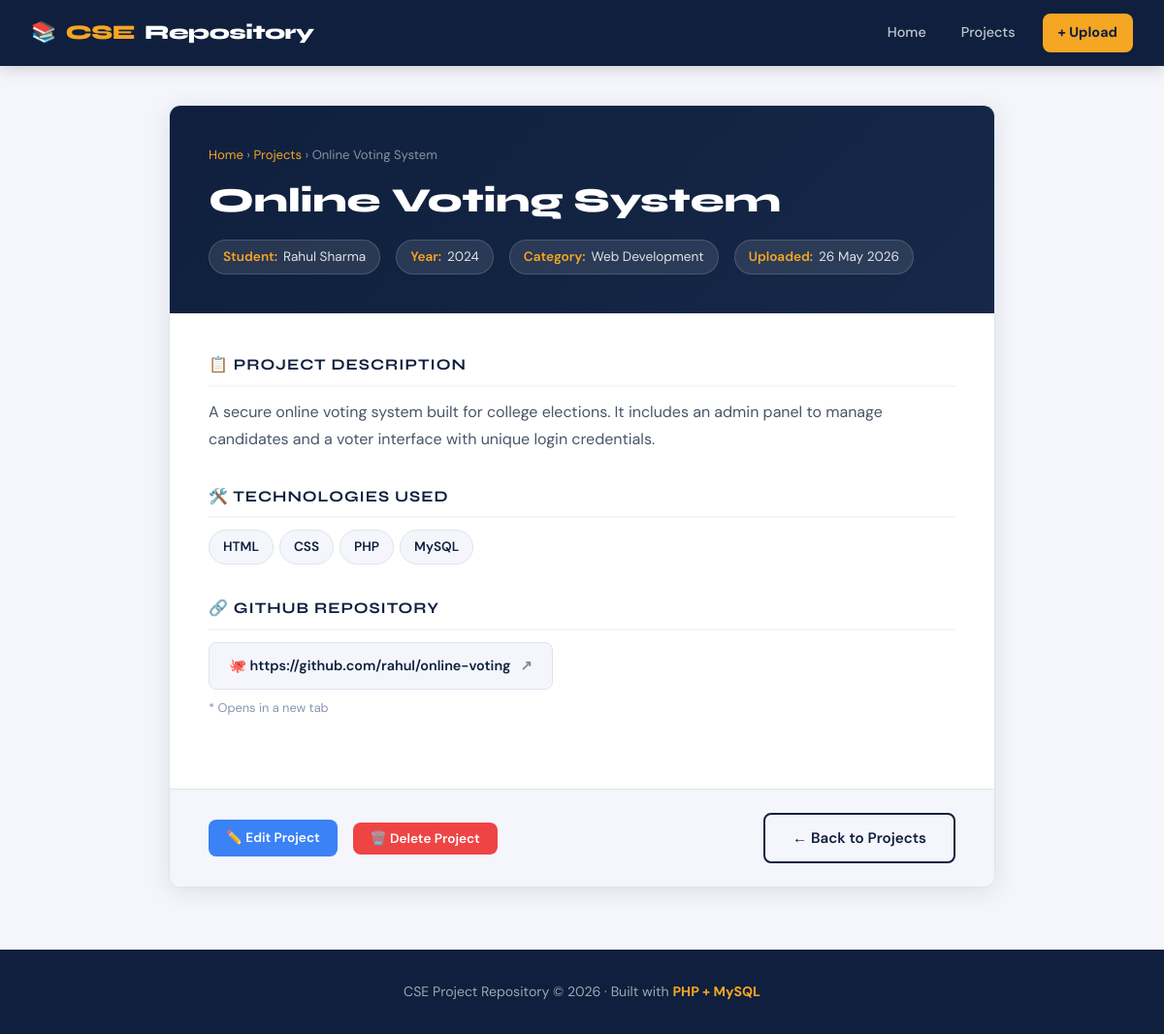
/project-detail.php?id=1, run on the app's committed database.
### tables this page shows
CREATE TABLE IF NOT EXISTS projects (
    id          INT AUTO_INCREMENT PRIMARY KEY,    
    title       VARCHAR(255)  NOT NULL,            
    student_name VARCHAR(100) NOT NULL,            
    year        INT           NOT NULL,            
    category    VARCHAR(100)  NOT NULL,            
    technology  VARCHAR(255)  NOT NULL,            
    description TEXT          NOT NULL,            
    github_link VARCHAR(255)  DEFAULT '',          
    created_at  TIMESTAMP     DEFAULT CURRENT_TIMESTAMP   
);

### project-detail.php (the view, shortened to what this page needs)
<?php
include 'db.php';
$id = (int)$_GET['id'];
$query = "SELECT * FROM projects WHERE id = $id";
$result = mysqli_query($conn, $query);
$project = mysqli_fetch_assoc($result);
?>
<!DOCTYPE html>
<html lang="en">
<head>
    <link rel="stylesheet" href="style.css">
</head>
<body>
<nav>
    <div class="nav-brand">📚 <span>CSE</span> Repository</div>
    <div class="nav-links">
        <a href="index.php">Home</a>
        <a href="projects.php">Projects</a>
        <a href="upload.php" class="btn-upload">+ Upload</a>
    </div>
</nav>
<div class="detail-wrapper">
    <div class="detail-card">
        <div class="detail-header">
            <div class="breadcrumb">
                <a href="index.php">Home</a> &rsaquo;
                <a href="projects.php">Projects</a> &rsaquo;
                <?php echo htmlspecialchars($project['title']); ?>
            </div>
            <h1><?php echo htmlspecialchars($project['title']); ?></h1>
            <div class="detail-meta">
                <div class="meta-chip">
                    <span class="label">Student:</span>
                    <?php echo htmlspecialchars($project['student_name']); ?>
                </div>
                <div class="meta-chip">
                    <span class="label">Year:</span>
                    <?php echo $project['year']; ?>
                </div>
                <div class="meta-chip">
                    <span class="label">Category:</span>
                    <?php echo htmlspecialchars($project['category']); ?>
                </div>
                <div class="meta-chip">
                    <span class="label">Uploaded:</span>
                    <?php echo date('d M Y', strtotime($project['created_at'])); ?>
                </div>
            </div>
        </div>
        <div class="detail-body">
            <div class="detail-section">
                <h3>📋 Project Description</h3>
                <p><?php echo nl2br(htmlspecialchars($project['description'])); ?></p>
            </div>
            <div class="detail-section">
                <h3>🛠️ Technologies Used</h3>
                <div class="card-tech" style="margin-top: 0.5rem;">
                    <?php
                    $techs = explode(',', $project['technology']);
                    foreach ($techs as $tech):
                        $tech = trim($tech);
                        if ($tech !== ''):
                    ?>
                        <span class="tech-tag" style="font-size:0.85rem; padding: 6px 14px;">
                            <?php echo htmlspecialchars($tech); ?>
                        </span>
                    <?php
                        endif;
                    endforeach;
                    ?>
                </div>
            </div>
            <?php if (!empty($project['github_link'])): ?>
            <div class="detail-section">
                <h3>🔗 GitHub Repository</h3>
                <a href="<?php echo htmlspecialchars($project['github_link']); ?>"
                   target="_blank"
                   class="github-link-box">
                    🐙 <?php echo htmlspecialchars($project['github_link']); ?>
                    <span style="margin-left:auto; opacity:0.5;">↗</span>
                </a>
                <p style="font-size:0.8rem; color: var(--text-light); margin-top:8px;">
                    * Opens in a new tab
                </p>
            </div>
            <?php endif; ?>
        </div>
        <div class="detail-actions">
            <a href="edit-project.php?id=<?php echo $project['id']; ?>" class="btn btn-edit">
                ✏️ Edit Project
            </a>
            <form method="POST" action="delete-project.php" style="display:inline;"
                  onsubmit="return confirmDelete('<?php echo addslashes(htmlspecialchars($project['title'])); ?>')">
                <button type="submit" class="btn btn-delete">🗑️ Delete Project</button>
            </form>
            <a href="projects.php" class="btn btn-outline" style="margin-left: auto;">
                ← Back to Projects
            </a>
        </div>
    </div>
</div>
<footer>
    <p>CSE Project Repository &copy; <?php echo date('Y'); ?> · Built with <strong>PHP + MySQL</strong></p>
</footer>
</body>
</html>

### style.css (style rules this page uses)
:root { --navy: #0f1f3d; --navy-light: #162848; --amber: #f5a623; --amber-dark: #d4891a; --white: #ffffff; --off-white: #f4f6fb; --text-dark: #1a2540; --text-mid: #4a5568; --text-light: #8896b0; --border: #dde3f0; --success: #22c55e; --error: #ef4444; --card-shadow: 0 4px 24px rgba(15,31,61,0.10); --radius: 12px; --transition: all 0.25s ease; }
*, *::before, *::after { box-sizing: border-box; margin: 0; padding: 0; }
html { scroll-behavior: smooth; }
body { font-family: 'DM Sans', sans-serif; background-color: var(--off-white); color: var(--text-dark); line-height: 1.6; min-height: 100vh; }
a { text-decoration: none; color: inherit; }
nav { background: var(--navy); padding: 0 2rem; display: flex; align-items: center; justify-content: space-between; height: 68px; position: sticky; top: 0; z-index: 1000; box-shadow: 0 2px 16px rgba(0,0,0,0.18); }
.nav-brand { font-family: 'Syne', sans-serif; font-size: 1.3rem; font-weight: 800; color: var(--white); letter-spacing: -0.5px; display: flex; align-items: center; gap: 10px; }
.nav-brand span { color: var(--amber); }
.nav-links { display: flex; gap: 0.25rem; align-items: center; }
.nav-links a { color: rgba(255,255,255,0.75); font-size: 0.9rem; font-weight: 500; padding: 8px 16px; border-radius: 8px; transition: var(--transition); }
.nav-links .btn-upload { background: var(--amber); color: var(--navy); font-weight: 700; margin-left: 8px; }
.btn { display: inline-flex; align-items: center; gap: 8px; padding: 12px 28px; border-radius: 8px; font-family: 'DM Sans', sans-serif; font-size: 0.95rem; font-weight: 600; cursor: pointer; border: none; transition: var(--transition); text-decoration: none; }
.btn-outline { background: transparent; color: var(--navy); border: 2px solid var(--navy); }
.btn-edit { background: #3b82f6; color: white; padding: 8px 18px; font-size: 0.85rem; }
.btn-delete { background: #ef4444; color: white; padding: 8px 18px; font-size: 0.85rem; }
.card-tech { margin-top: 1rem; display: flex; flex-wrap: wrap; gap: 6px; }
.tech-tag { font-size: 0.72rem; font-weight: 600; background: var(--off-white); color: var(--navy); border: 1px solid var(--border); padding: 3px 10px; border-radius: 100px; }
.detail-wrapper { max-width: 900px; margin: 2.5rem auto; padding: 0 1.5rem; }
.detail-card { background: var(--white); border-radius: var(--radius); border: 1px solid var(--border); box-shadow: var(--card-shadow); overflow: hidden; }
.detail-header { background: linear-gradient(135deg, var(--navy), var(--navy-light)); padding: 2.5rem; color: var(--white); }
.detail-header .breadcrumb { font-size: 0.82rem; color: rgba(255,255,255,0.5); margin-bottom: 1rem; }
.detail-header .breadcrumb a { color: var(--amber); }
.detail-header h1 { font-family: 'Syne', sans-serif; font-size: clamp(1.4rem, 3vw, 2.2rem); font-weight: 800; line-height: 1.2; margin-bottom: 1rem; }
.detail-meta { display: flex; flex-wrap: wrap; gap: 1rem; margin-top: 1.2rem; }
.meta-chip { display: flex; align-items: center; gap: 6px; background: rgba(255,255,255,0.1); border: 1px solid rgba(255,255,255,0.15); padding: 6px 14px; border-radius: 100px; font-size: 0.85rem; color: rgba(255,255,255,0.85); }
.meta-chip .label { color: var(--amber); font-weight: 600; }
.detail-body { padding: 2.5rem; }
.detail-section { margin-bottom: 2rem; }
.detail-section h3 { font-family: 'Syne', sans-serif; font-size: 1rem; font-weight: 700; color: var(--navy); text-transform: uppercase; letter-spacing: 1px; margin-bottom: 0.75rem; padding-bottom: 0.5rem; border-bottom: 2px solid var(--off-white); }
.detail-section p { color: var(--text-mid); line-height: 1.75; }
.github-link-box { display: inline-flex; align-items: center; gap: 10px; background: var(--off-white); border: 1.5px solid var(--border); padding: 12px 20px; border-radius: 8px; color: var(--navy); font-weight: 600; font-size: 0.9rem; transition: var(--transition); word-break: break-all; }
.detail-actions { padding: 1.5rem 2.5rem; border-top: 1px solid var(--border); background: var(--off-white); display: flex; gap: 1rem; flex-wrap: wrap; align-items: center; }
footer { background: var(--navy); color: rgba(255,255,255,0.6); text-align: center; padding: 2rem; margin-top: 4rem; font-size: 0.88rem; }
footer strong { color: var(--amber); }

### data on the page
projects: title "Online Voting System", student_name "Rahul Sharma", year "2024", category "Web Development", created_at "26 May 2026", description "A secure online voting system built for college elections. It includes an admin panel to manage candidates and a voter interface with unique login credentials.", technology "HTML", technology "CSS", technology "PHP", technology "MySQL", github_link "https://github.com/rahul/online-voting"
